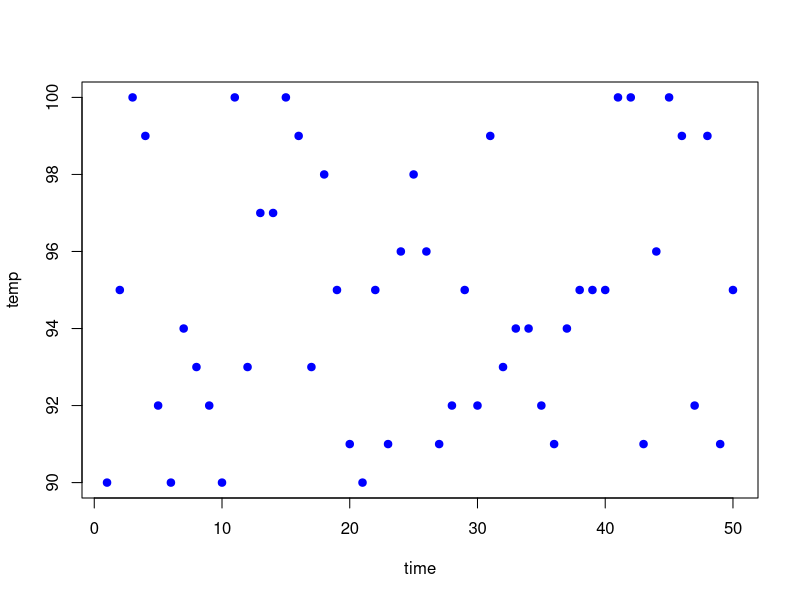

The R script that drew this image:
# A practical tutorial on PEP 8 guidelines
# Casey Hansen, PhD
# BIO247/BIO100 - Introduction to Bioinformatics
# Last Updated August 2024

# First, create some dummy data

# time data, 1 to 50
time <- c(1:50)

# temperature data, generate 50 random numbers between 90 and 100
# sample() function sourced from Geeks for Geeks [1]
temp <- sample(90.0:100.0, 50, replace = TRUE)

#plot the data to observe temperature over time
# set markers to blue for easier visualization, pch = 19 for solid
# pch argument sourced from ChatGPT [2]
plot(time, temp, col = 'blue', pch = 19)


### Citations ###
# [1] https://www.geeksforgeeks.org/how-to-generate-random-numbers-in-r/
# [2] ChatCPT version GPT-4, Query: "what are the options for plot markers in R"
